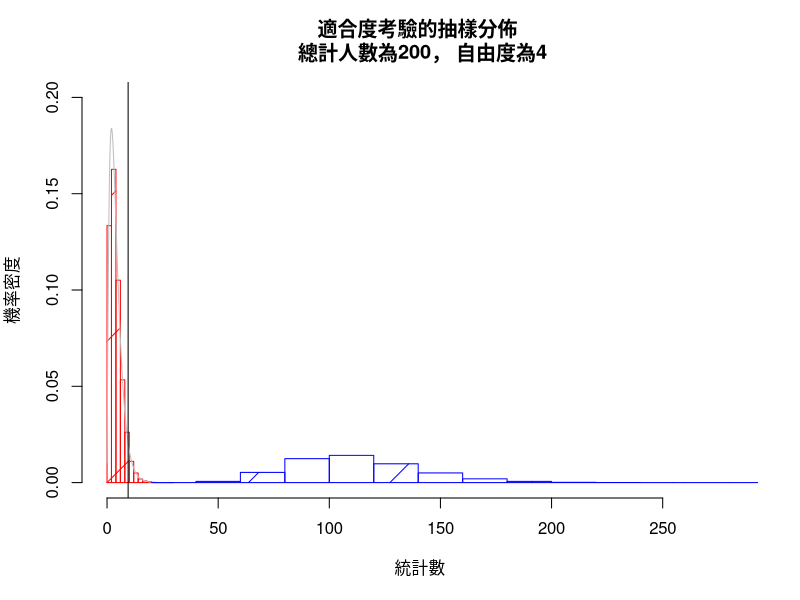

The R source for this figure: (Note: this script raises an error after producing the figure.)
## ---- chunk 1
## Testing of one categorical variable
Groups <- 5    # Number of groups
Total <- 200  # Number of total observations
Exp_p <- c(.1,.2,.2,.2,.3) # Probability of expected value
Real_p <- c(.3,.2,.2,.2,.1) # Probability of real data
DF <- Groups -1 # Degree of freedom for this test
## Making of Sampling Distribution
i = 10000                                        #
chi0 <- NULL                                      #
chi1 <- NULL                                      #
while(i > 0){                                    #
  ## Sampling
  Obs0 <- table(sample(1:Groups,size = Total, prob = Exp_p, replace = TRUE) ) # simulated observations of H0
  Obs1 <- table(sample(1:Groups,size = Total, prob = Real_p, replace = TRUE) ) # simulated observations of H1
  ## the simulated chi-squares 
  chi0 <- c(chi0,                                  #
           sum(                                  #
             (Obs0 - Exp_p*Total)^2/(Exp_p*Total) #
           ))                                    #
  chi1 <- c(chi1,                                  #
            sum(                                  #
              (Obs1 - Exp_p*Total)^2/(Exp_p*Total) #
            ))                                    #
  i = i-1                               #
} #
## Draw the plots of sampling distribution and theoretical distribution
Title <- paste0("適合度考驗的抽樣分佈 \n 總計人數為", Total, "， 自由度為",DF) #
hist(chi0,xlab="統計數",ylab="機率密度", density = TRUE, freq = FALSE, main=Title,xlim=c(0,max(chi1)), ylim=c(0,0.2), col="red")   #
lines(dchisq(seq(min(chi0),max(chi0),by=1/1000),df=DF) ~ seq(min(chi0),max(chi0),by=1/1000), col="grey" ) #
hist(chi1, col = "blue", density = TRUE, freq = FALSE, add=TRUE)      #
abline(v=qchisq(.95,df=DF),col="black") #
## ---- chunk 2
knitr::include_graphics("images/unit07_jamovi_goodnessoffit.png")
## ---- chunk 3
knitr::include_graphics("images/unit07_JASP_goodnessoffit.png")
## ---- chunk 4
knitr::include_graphics("images/unit07_jamovi_twofactor_contigencytable.png")
## ---- chunk 5
## Testing of two categorical variables, goodness of fit
Rp <- c(0.48,0.27,0.25)  ## Expected probabilities of Row, sum must be 1
Cp <- c(0.09,0.37,0.54)  ## Expected probabilities of Column, sum must be 1
Total <- 1184  # Number of total observations
Real_p <- c(0.06,0.02,0.01,0.17,0.11,0.09,0.25,0.15,0.14) #
Exp_p <-  ((Total*Rp %x% t(Total*Cp))/Total)/Total ## Expected probabilities of Outer product
DF <- (length(Rp)-1)*(length(Cp)-1) # Degree of freedom for this test
alpha <- .95 # criterion
## Making of Sampling Distribution
i = 10000                                        #
chi0 <- NULL                                      #
chi1 <- NULL                                      #
set.seed(9999)
while(i > 0){                                    #
  ## Sampling
  Obs0 <- table(sample(1:length(Exp_p),size = Total, prob = Exp_p, replace = TRUE)) # simulated observations
  Obs1 <- table(sample(1:length(Real_p),size = Total, prob = Real_p, replace = TRUE)) # simulated observations
  ## the simulated chi-squares 
  chi0 <- c(chi0,                                  #
           sum(                                  #
             (Obs0 - c(Exp_p*Total))^2/(c(Exp_p*Total)) #
           ))                                    #
  chi1 <- c(chi1,                                  #
            sum(                                  #
              (Obs1 - c(Exp_p*Total))^2/(c(Exp_p*Total)) #
            ))                                    #
  i = i-1                               #
} #
## Draw the plots of sampling distribution and theoretical distribution
lamda = mean(chi0) - DF ## adjust chi-square distribution ref: https://en.wikipedia.org/wiki/Noncentral_chi-squared_distribution
Title <- paste0("獨立性考驗的抽樣分佈 \n 總計人數為", Total, "， 自由度為",DF)
hist(chi0,xlab="統計數",ylab="機率密度", density = TRUE, freq = FALSE, main=Title,ylim=c(0,max(dchisq(seq(min(chi0),max(chi0),by=1/1000),df=DF))),xlim = c(0,max(chi1)), col="red")   #
lines(dchisq(seq(min(chi0),max(chi0),by=1/1000),df=DF) ~ seq(min(chi0),max(chi0),by=1/1000), col="yellow" ) #
lines(dchisq(seq(min(chi0),max(chi0),by=1/1000),df=DF, ncp = lamda) ~ seq(min(chi0),max(chi0),by=1/1000), col="grey" ) #
hist(chi1, col = "blue", density = TRUE, freq = FALSE, add=TRUE)      #
abline(v=qchisq(alpha,df=DF,ncp = lamda),col="black") #
## ---- chunk 6
knitr::include_graphics("images/unit07_jamovi_contigency.png")
## ---- chunk 7
knitr::include_graphics("images/unit07_JASP_contigency.png")
## ---- chunk 8
knitr::include_graphics("images/Wagenmakers-exp-setting.jpeg")
## ---- chunk 9
require(tidyverse)
data <- read.csv(file = "./codes/unit07_kitchen roll.csv")
data %>% select(Rotation,mean_NEO) %>%
  ggplot(aes(x=Rotation, y = mean_NEO)) +
  geom_violin(draw_quantiles = c(0.25, 0.5, 0.75)) +
  geom_jitter(height = 0, width = 0.1)
## ---- chunk 10
data <- read.csv(file = "./codes/unit07_kitchen roll.csv") #
counter_data <- subset(data,Rotation == "counter")$mean_NEO #
clock_data <- subset(data,Rotation == "clock")$mean_NEO #
#
counter_N <- length(counter_data) #
clock_N <- length(clock_data) #
#
counter_DF <- counter_N - 1 #
clock_DF <- clock_N - 1 #
#
alpha <- .975            # Criterion for two-tail
## Making of sampling means
clock_sim_means <- NULL  #
counter_sim_means <- NULL  #
set.seed(1)  #
i = 10000  #
while (i > 0) {                          #
  clock_sim_means <- c(clock_sim_means,   mean(sample(clock_data,clock_N, replace = TRUE)) )  # 
  counter_sim_means <- c(counter_sim_means,
  mean(sample(counter_data,counter_N, replace = TRUE)) )   #
  i = i - 1   #
}  #
## Draw sampling means
Title = paste("順時針平均值：", round(mean(clock_sim_means),2), "; 樣本標準誤：", round(sd(clock_sim_means),2),"\n逆時針平均值：", round(mean(counter_sim_means),2), "; 樣本標準誤：", round(sd(counter_sim_means),2))   #
hist(clock_sim_means,density = TRUE, freq = FALSE, main=Title, xlab = "平均評分",ylab="機率密度",ylim=c(0,7),col="red")  #
hist(counter_sim_means,col="blue",density = TRUE, freq = FALSE, add=TRUE)   #
#abline(v=qt(alpha,df=(counter_DF + clock_DF)))
## ---- chunk 11
H1 <- sample(counter_sim_means,10000,replace = TRUE) - sample(clock_sim_means,10000,replace = TRUE)
H0 <- sample(clock_sim_means,10000,replace = TRUE) - sample(clock_sim_means,10000,replace = TRUE)
#sd(H1)/sqrt(1/clock_N+1/counter_N)
Title = paste("虛無假設平均值：", round(mean(H0),2), "; 樣本標準誤：", round(sd(H0),3),"\n對立假設平均值：", round(mean(H1),2), "; 樣本標準誤：", round(sd(H1),3))
hist(H0,density = TRUE, main=Title, freq = FALSE, xlab = "平均評分",ylab="機率密度",ylim=c(0,7),col="red")
hist(H1,density = TRUE, freq = FALSE, col="blue", add=TRUE)
lines(x=sort(H0),y=dnorm(sort(H0),mean=mean(H0),sd=sd(H0)),col="red")
lines(x=sort(H1),y=dnorm(sort(H1),mean=mean(H1),sd=sd(H1)),col="blue")
abline(v=qnorm(.975,mean=mean(H0),sd=sd(H0)))
## ---- chunk 12
knitr::include_graphics("images/unit07_JASP_independent_t.PNG")
## ---- chunk 13
knitr::include_graphics("images/unit07_jamovi_independent_t.png")
## ---- chunk 14
knitr::include_graphics("images/unit07_independent_power.png")
## ---- chunk 15
knitr::include_graphics("images/unit07_paired_power.png")
